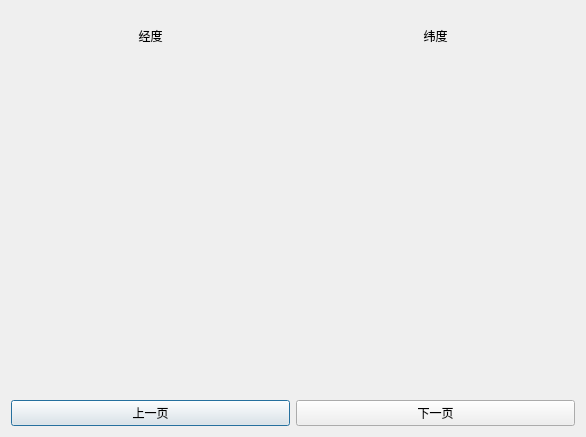
<?xml version="1.0" encoding="UTF-8"?>
<ui version="4.0">
 <class>Dialog</class>
 <widget class="QDialog" name="Dialog">
  <property name="geometry">
   <rect>
    <x>0</x>
    <y>0</y>
    <width>586</width>
    <height>437</height>
   </rect>
  </property>
  <property name="windowTitle">
   <string>Dialog</string>
  </property>
  <layout class="QHBoxLayout" name="horizontalLayout_15">
   <item>
    <layout class="QHBoxLayout" name="horizontalLayout_19">
     <item>
      <layout class="QVBoxLayout" name="verticalLayout">
       <item>
        <layout class="QHBoxLayout" name="horizontalLayout">
         <item>
          <widget class="QLabel" name="label">
           <property name="text">
            <string>经度</string>
           </property>
           <property name="alignment">
            <set>Qt::AlignCenter</set>
           </property>
          </widget>
         </item>
        </layout>
       </item>
       <item>
        <layout class="QHBoxLayout" name="horizontalLayout_2">
         <item>
          <widget class="QLabel" name="label_2">
           <property name="text">
            <string/>
           </property>
           <property name="alignment">
            <set>Qt::AlignCenter</set>
           </property>
          </widget>
         </item>
        </layout>
       </item>
       <item>
        <layout class="QHBoxLayout" name="horizontalLayout_3">
         <item>
          <widget class="QLabel" name="label_3">
           <property name="text">
            <string/>
           </property>
           <property name="alignment">
            <set>Qt::AlignCenter</set>
           </property>
          </widget>
         </item>
        </layout>
       </item>
       <item>
        <layout class="QHBoxLayout" name="horizontalLayout_4">
         <item>
          <widget class="QLabel" name="label_4">
           <property name="text">
            <string/>
           </property>
           <property name="alignment">
            <set>Qt::AlignCenter</set>
           </property>
          </widget>
         </item>
        </layout>
       </item>
       <item>
        <layout class="QHBoxLayout" name="horizontalLayout_5">
         <item>
          <widget class="QLabel" name="label_5">
           <property name="text">
            <string/>
           </property>
           <property name="alignment">
            <set>Qt::AlignCenter</set>
           </property>
          </widget>
         </item>
        </layout>
       </item>
       <item>
        <layout class="QHBoxLayout" name="horizontalLayout_6">
         <item>
          <widget class="QLabel" name="label_6">
           <property name="text">
            <string/>
           </property>
           <property name="alignment">
            <set>Qt::AlignCenter</set>
           </property>
          </widget>
         </item>
        </layout>
       </item>
       <item>
        <layout class="QHBoxLayout" name="horizontalLayout_7">
         <item>
          <widget class="QLabel" name="label_7">
           <property name="text">
            <string/>
           </property>
           <property name="alignment">
            <set>Qt::AlignCenter</set>
           </property>
          </widget>
         </item>
        </layout>
       </item>
       <item>
        <layout class="QHBoxLayout" name="horizontalLayout_16">
         <item>
          <widget class="QPushButton" name="Lastpage">
           <property name="text">
            <string>上一页</string>
           </property>
          </widget>
         </item>
        </layout>
       </item>
      </layout>
     </item>
     <item>
      <layout class="QVBoxLayout" name="verticalLayout_2">
       <item>
        <layout class="QHBoxLayout" name="horizontalLayout_8">
         <item>
          <widget class="QLabel" name="label_8">
           <property name="text">
            <string>纬度</string>
           </property>
           <property name="alignment">
            <set>Qt::AlignCenter</set>
           </property>
          </widget>
         </item>
        </layout>
       </item>
       <item>
        <layout class="QHBoxLayout" name="horizontalLayout_9">
         <item>
          <widget class="QLabel" name="label_9">
           <property name="text">
            <string/>
           </property>
           <property name="alignment">
            <set>Qt::AlignCenter</set>
           </property>
          </widget>
         </item>
        </layout>
       </item>
       <item>
        <layout class="QHBoxLayout" name="horizontalLayout_10">
         <item>
          <widget class="QLabel" name="label_10">
           <property name="text">
            <string/>
           </property>
           <property name="alignment">
            <set>Qt::AlignCenter</set>
           </property>
          </widget>
         </item>
        </layout>
       </item>
       <item>
        <layout class="QHBoxLayout" name="horizontalLayout_11">
         <item>
          <widget class="QLabel" name="label_11">
           <property name="text">
            <string/>
           </property>
           <property name="alignment">
            <set>Qt::AlignCenter</set>
           </property>
          </widget>
         </item>
        </layout>
       </item>
       <item>
        <layout class="QHBoxLayout" name="horizontalLayout_12">
         <item>
          <widget class="QLabel" name="label_12">
           <property name="text">
            <string/>
           </property>
           <property name="alignment">
            <set>Qt::AlignCenter</set>
           </property>
          </widget>
         </item>
        </layout>
       </item>
       <item>
        <layout class="QHBoxLayout" name="horizontalLayout_13">
         <item>
          <widget class="QLabel" name="label_13">
           <property name="text">
            <string/>
           </property>
           <property name="alignment">
            <set>Qt::AlignCenter</set>
           </property>
          </widget>
         </item>
        </layout>
       </item>
       <item>
        <layout class="QHBoxLayout" name="horizontalLayout_14">
         <item>
          <widget class="QLabel" name="label_14">
           <property name="text">
            <string/>
           </property>
           <property name="alignment">
            <set>Qt::AlignCenter</set>
           </property>
          </widget>
         </item>
        </layout>
       </item>
       <item>
        <layout class="QHBoxLayout" name="horizontalLayout_17">
         <item>
          <widget class="QPushButton" name="Nextpage">
           <property name="text">
            <string>下一页</string>
           </property>
          </widget>
         </item>
        </layout>
       </item>
      </layout>
     </item>
    </layout>
   </item>
  </layout>
 </widget>
 <resources/>
 <connections/>
</ui>
